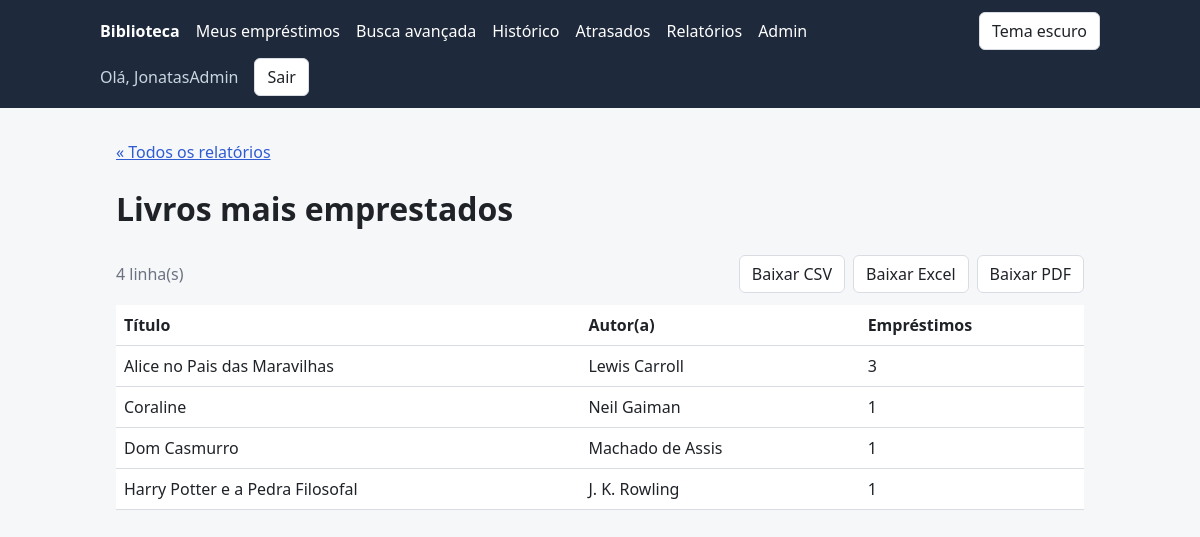
/equipe/relatorios/populares/ (signed in), run on an earlier commit of the app's database.
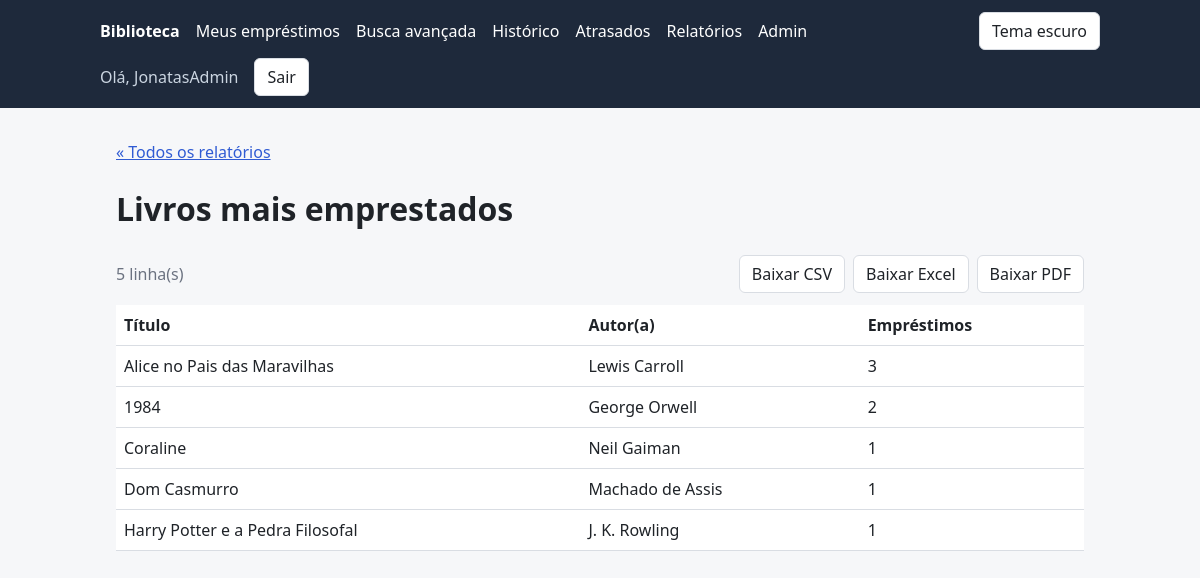
And on a later commit of the database.
### catalog/models.py (models this page shows, shortened)
class Book(models.Model):
    title = models.CharField("Título", max_length=255)  # texto curto, até 255 caracteres
    author = models.CharField("Autor(a)", max_length=255)
    isbn = models.CharField("ISBN", max_length=13, unique=True)  # unique: o banco não aceita ISBN repetido
    copies_total = models.PositiveIntegerField("Cópias totais", default=1)  # inteiro >= 0; vale 1 se ninguém informar
    image = models.ImageField("Capa", upload_to="book_covers/", blank=True, null=True)
    category = models.ForeignKey(
        Category,
        on_delete=models.SET_NULL,
        null=True,
        blank=True,
        related_name="books",  # permite fazer categoria.books.all()
        verbose_name="Categoria",
    )
    language = models.CharField("Idioma", max_length=50, blank=True)
    publisher = models.CharField("Editora", max_length=150, blank=True)
    edition_year = models.PositiveSmallIntegerField("Ano de edição", null=True, blank=True)
    created_at = models.DateTimeField("Cadastrado em", auto_now_add=True)  # preenchido sozinho na criação
    class Meta:
        ordering = ["title"]  # ordem padrão das consultas: alfabética pelo título
        verbose_name = "Livro"  # nome no singular, usado pelo Admin
        verbose_name_plural = "Livros"  # nome no plural, usado pelo Admin

### catalog/views.py (the view)
# urls.py: path("equipe/relatorios/<slug:slug>/", views.report_detail, name="report_detail"),
@staff_required
def report_detail(request, slug):
    title, data = get_report(slug)
    context = {"slug": slug, "title": title, **data}
    return render(request, "catalog/report_detail.html", context)

### catalog/reports.py (called while the page is built)
def popular_books():
    books = (
        Book.objects.annotate(total=Count("loans"))  # conta os empréstimos de cada livro (GROUP BY)
        .filter(total__gt=0)  # filtra pelo resultado da contagem (HAVING no SQL)
        .order_by("-total", "title")[:20]  # mais emprestados primeiro; empate: ordem alfabética
    )
    rows = [[book.title, book.author, book.total] for book in books]
    return {"headers": ["Título", "Autor(a)", "Empréstimos"], "rows": rows}

### catalog/views.py (called while the page is built)
def staff_required(view):
    @wraps(view)  # mantém o nome e a documentação da view original
    @login_required  # primeiro exige login
    def wrapper(request, *args, **kwargs):
        if not request.user.is_staff:
            raise PermissionDenied
        return view(request, *args, **kwargs)
    return wrapper  # a função "embrulhada" passa a ocupar o lugar da view

def get_report(slug):
    if slug not in REPORTS:
        raise Http404("Relatório não encontrado.")
    title, build = REPORTS[slug]
    return title, build()  # agora sim a função do relatório é chamada (com parênteses)

### templates/catalog/report_detail.html (shortened to what this page needs)
{% extends "base.html" %}
{% block content %}
  <p><a href="{% url 'catalog:reports_index' %}">« Todos os relatórios</a></p>
  <h1>{{ title }}</h1>
  <div class="actions">
    <span class="muted">{{ rows|length }} linha(s)</span>
    <a class="btn" href="{% url 'catalog:report_export' slug 'csv' %}">Baixar CSV</a>
    <a class="btn" href="{% url 'catalog:report_export' slug 'xlsx' %}">Baixar Excel</a>
    <a class="btn" href="{% url 'catalog:report_export' slug 'pdf' %}">Baixar PDF</a>
  </div>
  <div class="table-wrap" style="margin-top: 12px;">
    <table>
      <thead>
        <tr>
          {% for header in headers %}<th>{{ header }}</th>{% endfor %}
        </tr>
      </thead>
      <tbody>
        {% for row in rows %}
          <tr>
            {% for value in row %}<td>{{ value }}</td>{% endfor %}
          </tr>
        {% empty %}
          <tr><td colspan="{{ headers|length }}" class="muted">Nenhum dado ainda.</td></tr>
        {% endfor %}
      </tbody>
    </table>
  </div>
{% endblock %}

What changed in the data, as far as the page shows it:
now on this page (row edited): Book: row "1984" "George Orwell"
Also different on the page:
{{ rows|length }}: "4" → "5"
list line gone: "1"
new list line: "2"
new list line: "Coraline Neil Gaiman"
new list line: "Dom Casmurro Machado de Assis"
new list line: "Harry Potter e a Pedra Filosofal J. K. Rowling"
new list line: "1"
list line gone: "Coraline Neil Gaiman"
list line gone: "Dom Casmurro Machado de Assis"
list line gone: "Harry Potter e a Pedra Filosofal J. K. Rowling"
